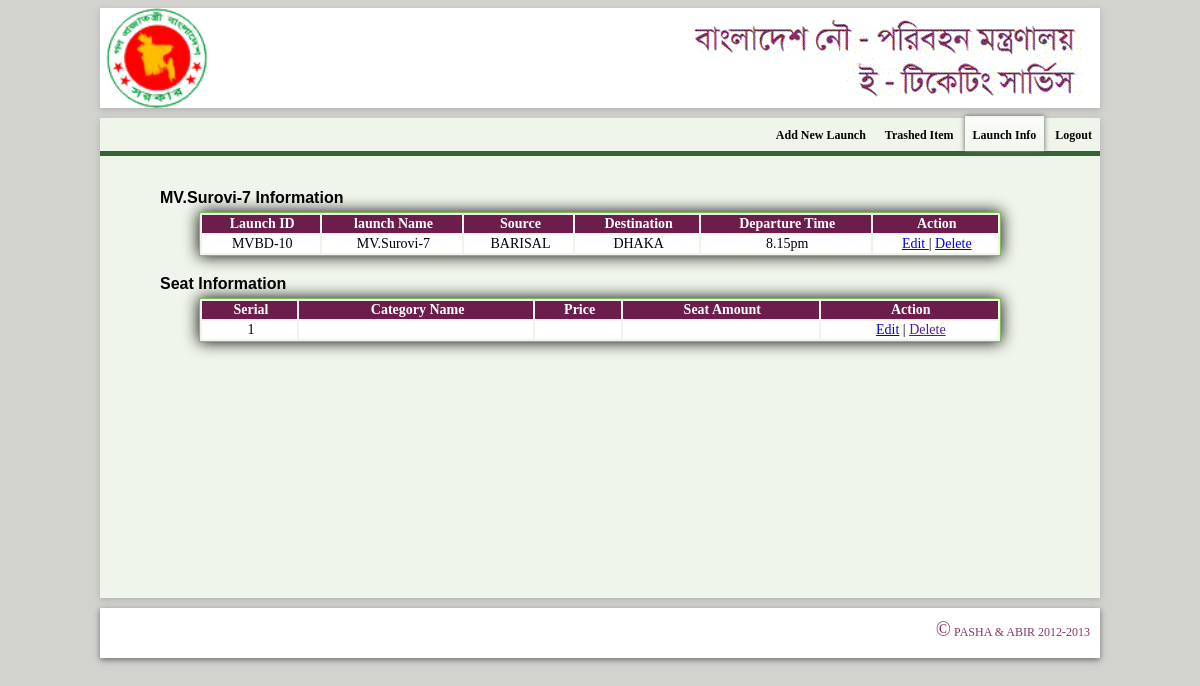
/admin/view.php?id=MV.Surovi-7 (signed in), run on the app's committed database.
### tables this page shows
CREATE TABLE IF NOT EXISTS `launch_info` (
  `launch_id` varchar(30) NOT NULL,
  `launch_name` varchar(30) NOT NULL,
  `source` varchar(30) NOT NULL,
  `destination` varchar(30) NOT NULL,
  `dept_time` varchar(30) NOT NULL,
  `deleted` int(11) DEFAULT '0'
);

### admin/view.php (the view, shortened to what this page needs)
<?php
include('neticketing.php');
if (isset($_SESSION['user_email'])) {
$id = $_GET['id'];
$query = "SELECT * FROM launch_info WHERE launch_name = '" . $id . "'";
$r = mysql_query($query);
$allLaunchInfo=mysql_fetch_assoc($r) ;
$query_seat = "SELECT * FROM launch_category, seat_catagory WHERE "
        . "launch_category.launch_id = '" . $id . "' AND "
        . "launch_category.catagory_id = seat_catagory.catagory_id";
$result_seat = mysql_query($query_seat,$conn);
while ($row = mysql_fetch_array($result_seat)) {
    $allSeat_info[] = $row;}
?>
<?php include('include/banner.php'); ?>
<body>
    <?php
    include('include/header.php');
    ?>
    <div id="signup_body" class="account_body" style="padding-top:  0px;">
        <div id="tabs">
            <?php include('include/navigation.php'); ?>
        </div>
        <div id="dashboard" style="margin-top: 30px; ">
            <div>
                <div class="title_home">
                    <font style="padding-left: 10px; font-family: arial; font-size: 16px; font-weight: bold; color: #000; ">
                    <?php echo $allLaunchInfo['launch_name'] ;?> Information
                    </font>
                </div>
                <table  class="table" style="box-shadow:0px 0px 16px #000000;">
                    <tr style="font-weight: bold;text-align: center; background: #6c1d4c; color: #ffffff">
                        <td>Launch ID</td>
                        <td>launch Name</td>
                        <td>Source</td>
                        <td>Destination</td>
                        <td>Departure Time</td>
                        <td>Action</td>
                    </tr>
                    <tr bgcolor="#FFF" align="center" >
                        <td><?php echo $allLaunchInfo['launch_id']; ?></td>
                        <td><?php echo $allLaunchInfo['launch_name'] ?></td>
                        <td><?php echo $allLaunchInfo['source'] ?></td>
                        <td><?php echo $allLaunchInfo['destination']; ?></td>
                        <td><?php echo $allLaunchInfo['dept_time']; ?></td>
                        <td>
                            <a href="edit.php?id=<?php echo $allLaunchInfo['launch_id']; ?>&flag=0">
                                Edit
                            </a> |
                            <a href="model/delete.php?id=<?php echo $allLaunchInfo['launch_id']; ?>">Delete</a>
                        </td>
                    </tr>
                </table>
                <br/>
                <div class="title_home">
                    <font style="padding-left: 10px; font-family: arial; font-size: 16px; font-weight: bold; color: #000; ">
                    Seat Information
                    </font>
                </div>
                <table  class="table" style="box-shadow:0px 0px 16px #000000;">
                    <tr style="font-weight: bold;text-align: center; background: #6c1d4c; color: #ffffff">
                        <td>Serial</td>
                        <td>Category Name</td>
                        <td>Price</td>
                        <td>Seat Amount</td>
                        <td>Action</td>
                    </tr>
                    <?php
                    $count = 1;
					$query_seat = "SELECT * FROM launch_cat, seat_catagory WHERE "
        . "launch_cat.launch_id = '" . $id . "' AND "
        . "launch_cat.catagory_id = seat_catagory.catagory_id";
$result_seat = mysql_query($query_seat,$conn);
while ($row = mysql_fetch_array($result_seat)) {
    $allSeat_info[] = $row;
}
$allSeat_info[] = $row;
                    foreach($allSeat_info as $seat_info) {
                        ?>
                        <tr bgcolor="#FFF" align="center" >
                            <td><?php if($count>0)echo $count; ?></td>
                            <td><?php echo $seat_info['catagory_name']; ?></td>
                            <td><?php echo $seat_info['price'] ?></td>
                            <td><?php echo $seat_info['capacity_amount'] ?></td>
                            <td>
                                <a href="edit.php?id=<?php echo $seat_info['catagory_id']; ?>&flag=1&launch_id=<?php echo $seat_info['launch_id'];?>">Edit</a> |
                                <a href="">Delete</a>
                            </td>
                        </tr>
                        <?php
                        $count = $count + 1;
                    }
                    ?>
                </table>
            </div>
            <br/>
        </div>
    </div>
    <?php include('include/footer.php'); ?>
</body>
</html>
<?php
}
  else {
    header("Location:http://localhost/nTicketing-master/neticketing/admin/");
}
?>

### admin/css/main_style.css (style rules this page uses)
body { background: #d2d2cf; }
#signup_body { background:#EFF5EA; width:1000px; min-height: 480px; margin:auto; box-shadow: 0 2px 6px rgba(100, 100, 100, 0.3); }
.title_home { margin: auto; width: 900px; height: 20px; padding: 3px 0 3px 0; border-radius: 5px 5px 0 0; }
.table { border:1px #7BBD52 solid; margin: auto; width: 802px; }

### admin/view.php (style rules this page uses)
.account_body { font-size:14px; }
.table td { padding-left: 4px; }

### data on the page
launch_info: launch_name "MV.Surovi-7", launch_id "MVBD-10", source "BARISAL", destination "DHAKA", dept_time "8.15pm"
